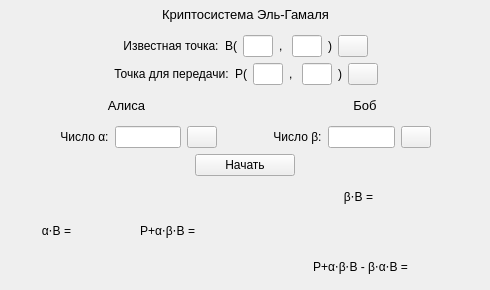
      <widget class="QWidget" name="page_5">
       <widget class="QWidget" name="verticalLayoutWidget_4">
        <property name="geometry">
         <rect>
          <x>10</x>
          <y>0</y>
          <width>471</width>
          <height>281</height>
         </rect>
        </property>
        <layout class="QVBoxLayout" name="verticalLayout_5">
         <property name="spacing">
          <number>6</number>
         </property>
         <item>
          <widget class="QLabel" name="label_56">
           <property name="font">
            <font>
             <pointsize>10</pointsize>
            </font>
           </property>
           <property name="text">
            <string>Криптосистема Эль-Гамаля</string>
           </property>
           <property name="alignment">
            <set>Qt::AlignCenter</set>
           </property>
          </widget>
         </item>
         <item>
          <layout class="QHBoxLayout" name="horizontalLayout_29">
           <item>
            <spacer name="horizontalSpacer_50">
             <property name="orientation">
              <enum>Qt::Horizontal</enum>
             </property>
             <property name="sizeHint" stdset="0">
              <size>
               <width>40</width>
               <height>20</height>
              </size>
             </property>
            </spacer>
           </item>
           <item>
            <widget class="QLabel" name="label_73">
             <property name="text">
              <string>Известная точка:</string>
             </property>
             <property name="textFormat">
              <enum>Qt::AutoText</enum>
             </property>
             <property name="alignment">
              <set>Qt::AlignCenter</set>
             </property>
            </widget>
           </item>
           <item>
            <widget class="QLabel" name="label_74">
             <property name="text">
              <string>B(</string>
             </property>
             <property name="alignment">
              <set>Qt::AlignRight|Qt::AlignTrailing|Qt::AlignVCenter</set>
             </property>
            </widget>
           </item>
           <item>
            <widget class="QLineEdit" name="xBEGLineEdit">
             <property name="maximumSize">
              <size>
               <width>30</width>
               <height>16777215</height>
              </size>
             </property>
             <property name="alignment">
              <set>Qt::AlignRight|Qt::AlignTrailing|Qt::AlignVCenter</set>
             </property>
            </widget>
           </item>
           <item>
            <widget class="QLabel" name="label_75">
             <property name="text">
              <string>, </string>
             </property>
             <property name="alignment">
              <set>Qt::AlignCenter</set>
             </property>
            </widget>
           </item>
           <item>
            <widget class="QLineEdit" name="yBEGLineEdit">
             <property name="maximumSize">
              <size>
               <width>30</width>
               <height>16777215</height>
              </size>
             </property>
             <property name="alignment">
              <set>Qt::AlignRight|Qt::AlignTrailing|Qt::AlignVCenter</set>
             </property>
            </widget>
           </item>
           <item>
            <widget class="QLabel" name="label_76">
             <property name="text">
              <string>)</string>
             </property>
            </widget>
           </item>
           <item>
            <widget class="QPushButton" name="randomPointBEGButton">
             <property name="maximumSize">
              <size>
               <width>30</width>
               <height>16777215</height>
              </size>
             </property>
             <property name="text">
              <string/>
             </property>
             <property name="icon">
              <iconset>
               <normaloff>play.png</normaloff>play.png</iconset>
             </property>
            </widget>
           </item>
           <item>
            <spacer name="horizontalSpacer_51">
             <property name="orientation">
              <enum>Qt::Horizontal</enum>
             </property>
             <property name="sizeHint" stdset="0">
              <size>
               <width>40</width>
               <height>20</height>
              </size>
             </property>
            </spacer>
           </item>
          </layout>
         </item>
         <item>
          <layout class="QHBoxLayout" name="horizontalLayout_21">
           <item>
            <spacer name="horizontalSpacer_34">
             <property name="orientation">
              <enum>Qt::Horizontal</enum>
             </property>
             <property name="sizeHint" stdset="0">
              <size>
               <width>40</width>
               <height>20</height>
              </size>
             </property>
            </spacer>
           </item>
           <item>
            <widget class="QLabel" name="label_58">
             <property name="text">
              <string>Точка для передачи:</string>
             </property>
             <property name="textFormat">
              <enum>Qt::AutoText</enum>
             </property>
             <property name="alignment">
              <set>Qt::AlignCenter</set>
             </property>
            </widget>
           </item>
           <item>
            <widget class="QLabel" name="label_59">
             <property name="text">
              <string>P(</string>
             </property>
             <property name="alignment">
              <set>Qt::AlignRight|Qt::AlignTrailing|Qt::AlignVCenter</set>
             </property>
            </widget>
           </item>
           <item>
            <widget class="QLineEdit" name="xPEGLineEdit">
             <property name="maximumSize">
              <size>
               <width>30</width>
               <height>16777215</height>
              </size>
             </property>
             <property name="alignment">
              <set>Qt::AlignRight|Qt::AlignTrailing|Qt::AlignVCenter</set>
             </property>
            </widget>
           </item>
           <item>
            <widget class="QLabel" name="label_60">
             <property name="text">
              <string>, </string>
             </property>
             <property name="alignment">
              <set>Qt::AlignCenter</set>
             </property>
            </widget>
           </item>
           <item>
            <widget class="QLineEdit" name="yPEGLineEdit">
             <property name="maximumSize">
              <size>
               <width>30</width>
               <height>16777215</height>
              </size>
             </property>
             <property name="alignment">
              <set>Qt::AlignRight|Qt::AlignTrailing|Qt::AlignVCenter</set>
             </property>
            </widget>
           </item>
           <item>
            <widget class="QLabel" name="label_61">
             <property name="text">
              <string>)</string>
             </property>
            </widget>
           </item>
           <item>
            <widget class="QPushButton" name="randomPointPEGButton">
             <property name="maximumSize">
              <size>
               <width>30</width>
               <height>16777215</height>
              </size>
             </property>
             <property name="text">
              <string/>
             </property>
             <property name="icon">
              <iconset>
               <normaloff>play.png</normaloff>play.png</iconset>
             </property>
            </widget>
           </item>
           <item>
            <spacer name="horizontalSpacer_35">
             <property name="orientation">
              <enum>Qt::Horizontal</enum>
             </property>
             <property name="sizeHint" stdset="0">
              <size>
               <width>40</width>
               <height>20</height>
              </size>
             </property>
            </spacer>
           </item>
          </layout>
         </item>
         <item>
          <layout class="QHBoxLayout" name="horizontalLayout_22">
           <item>
            <widget class="QLabel" name="label_62">
             <property name="font">
              <font>
               <pointsize>10</pointsize>
              </font>
             </property>
             <property name="text">
              <string>Алиса</string>
             </property>
             <property name="alignment">
              <set>Qt::AlignCenter</set>
             </property>
            </widget>
           </item>
           <item>
            <widget class="QLabel" name="label_63">
             <property name="font">
              <font>
               <pointsize>10</pointsize>
              </font>
             </property>
             <property name="text">
              <string>Боб</string>
             </property>
             <property name="alignment">
              <set>Qt::AlignCenter</set>
             </property>
            </widget>
           </item>
          </layout>
         </item>
         <item>
          <layout class="QHBoxLayout" name="horizontalLayout_23">
           <item>
            <spacer name="horizontalSpacer_36">
             <property name="orientation">
              <enum>Qt::Horizontal</enum>
             </property>
             <property name="sizeType">
              <enum>QSizePolicy::Fixed</enum>
             </property>
             <property name="sizeHint" stdset="0">
              <size>
               <width>50</width>
               <height>20</height>
              </size>
             </property>
            </spacer>
           </item>
           <item>
            <widget class="QLabel" name="label_64">
             <property name="text">
              <string>Число α:</string>
             </property>
             <property name="alignment">
              <set>Qt::AlignCenter</set>
             </property>
            </widget>
           </item>
           <item>
            <widget class="QLineEdit" name="valueAEGLineEdit">
             <property name="alignment">
              <set>Qt::AlignCenter</set>
             </property>
            </widget>
           </item>
           <item>
            <widget class="QPushButton" name="randomValueAEGButton">
             <property name="maximumSize">
              <size>
               <width>30</width>
               <height>16777215</height>
              </size>
             </property>
             <property name="text">
              <string/>
             </property>
             <property name="icon">
              <iconset>
               <normaloff>play.png</normaloff>play.png</iconset>
             </property>
            </widget>
           </item>
           <item>
            <spacer name="horizontalSpacer_37">
             <property name="orientation">
              <enum>Qt::Horizontal</enum>
             </property>
             <property name="sizeType">
              <enum>QSizePolicy::MinimumExpanding</enum>
             </property>
             <property name="sizeHint" stdset="0">
              <size>
               <width>50</width>
               <height>20</height>
              </size>
             </property>
            </spacer>
           </item>
           <item>
            <widget class="QLabel" name="label_65">
             <property name="text">
              <string>Число β:</string>
             </property>
             <property name="alignment">
              <set>Qt::AlignCenter</set>
             </property>
            </widget>
           </item>
           <item>
            <widget class="QLineEdit" name="valueBEGLineEdit">
             <property name="alignment">
              <set>Qt::AlignCenter</set>
             </property>
            </widget>
           </item>
           <item>
            <widget class="QPushButton" name="randomValueBEGButton">
             <property name="maximumSize">
              <size>
               <width>30</width>
               <height>16777215</height>
              </size>
             </property>
             <property name="text">
              <string/>
             </property>
             <property name="icon">
              <iconset>
               <normaloff>play.png</normaloff>play.png</iconset>
             </property>
            </widget>
           </item>
           <item>
            <spacer name="horizontalSpacer_38">
             <property name="orientation">
              <enum>Qt::Horizontal</enum>
             </property>
             <property name="sizeType">
              <enum>QSizePolicy::Fixed</enum>
             </property>
             <property name="sizeHint" stdset="0">
              <size>
               <width>50</width>
               <height>20</height>
              </size>
             </property>
            </spacer>
           </item>
          </layout>
         </item>
         <item>
          <layout class="QHBoxLayout" name="horizontalLayout_24">
           <item>
            <widget class="QPushButton" name="cryptosystemEGButton">
             <property name="maximumSize">
              <size>
               <width>100</width>
               <height>16777215</height>
              </size>
             </property>
             <property name="text">
              <string>Начать</string>
             </property>
             <property name="autoDefault">
              <bool>true</bool>
             </property>
            </widget>
           </item>
          </layout>
         </item>
         <item>
          <layout class="QHBoxLayout" name="horizontalLayout_25" stretch="6,1,1,0">
           <item>
            <spacer name="horizontalSpacer_39">
             <property name="orientation">
              <enum>Qt::Horizontal</enum>
             </property>
             <property name="sizeType">
              <enum>QSizePolicy::Expanding</enum>
             </property>
             <property name="sizeHint" stdset="0">
              <size>
               <width>50</width>
               <height>20</height>
              </size>
             </property>
            </spacer>
           </item>
           <item>
            <widget class="QLabel" name="label_66">
             <property name="text">
              <string>β⋅B =</string>
             </property>
             <property name="alignment">
              <set>Qt::AlignRight|Qt::AlignTrailing|Qt::AlignVCenter</set>
             </property>
            </widget>
           </item>
           <item>
            <widget class="QLabel" name="resultDMOLabel_3">
             <property name="text">
              <string/>
             </property>
            </widget>
           </item>
           <item>
            <spacer name="horizontalSpacer_41">
             <property name="orientation">
              <enum>Qt::Horizontal</enum>
             </property>
             <property name="sizeType">
              <enum>QSizePolicy::Expanding</enum>
             </property>
             <property name="sizeHint" stdset="0">
              <size>
               <width>50</width>
               <height>20</height>
              </size>
             </property>
            </spacer>
           </item>
          </layout>
         </item>
         <item>
          <layout class="QHBoxLayout" name="horizontalLayout_26" stretch="1,1,0,0,1,0,9">
           <item>
            <spacer name="horizontalSpacer_42">
             <property name="orientation">
              <enum>Qt::Horizontal</enum>
             </property>
             <property name="sizeType">
              <enum>QSizePolicy::Expanding</enum>
             </property>
             <property name="sizeHint" stdset="0">
              <size>
               <width>50</width>
               <height>20</height>
              </size>
             </property>
            </spacer>
           </item>
           <item>
            <widget class="QLabel" name="label_68">
             <property name="text">
              <string>α⋅B =</string>
             </property>
             <property name="alignment">
              <set>Qt::AlignRight|Qt::AlignTrailing|Qt::AlignVCenter</set>
             </property>
            </widget>
           </item>
           <item>
            <widget class="QLabel" name="resultEMOLabel_2">
             <property name="text">
              <string/>
             </property>
            </widget>
           </item>
           <item>
            <spacer name="horizontalSpacer_43">
             <property name="orientation">
              <enum>Qt::Horizontal</enum>
             </property>
             <property name="sizeType">
              <enum>QSizePolicy::Expanding</enum>
             </property>
             <property name="sizeHint" stdset="0">
              <size>
               <width>50</width>
               <height>20</height>
              </size>
             </property>
            </spacer>
           </item>
           <item>
            <widget class="QLabel" name="label_69">
             <property name="text">
              <string>P+α⋅β⋅B =</string>
             </property>
             <property name="alignment">
              <set>Qt::AlignRight|Qt::AlignTrailing|Qt::AlignVCenter</set>
             </property>
            </widget>
           </item>
           <item>
            <widget class="QLabel" name="resultEEMOLabel_2">
             <property name="text">
              <string/>
             </property>
            </widget>
           </item>
           <item>
            <spacer name="horizontalSpacer_44">
             <property name="orientation">
              <enum>Qt::Horizontal</enum>
             </property>
             <property name="sizeType">
              <enum>QSizePolicy::Expanding</enum>
             </property>
             <property name="sizeHint" stdset="0">
              <size>
               <width>50</width>
               <height>20</height>
              </size>
             </property>
            </spacer>
           </item>
          </layout>
         </item>
         <item>
          <layout class="QHBoxLayout" name="horizontalLayout_28" stretch="5,1,0,1">
           <item>
            <spacer name="horizontalSpacer_48">
             <property name="orientation">
              <enum>Qt::Horizontal</enum>
             </property>
             <property name="sizeHint" stdset="0">
              <size>
               <width>40</width>
               <height>20</height>
              </size>
             </property>
            </spacer>
           </item>
           <item>
            <widget class="QLabel" name="label_72">
             <property name="minimumSize">
              <size>
               <width>0</width>
               <height>30</height>
              </size>
             </property>
             <property name="text">
              <string>P+α⋅β⋅B - β⋅α⋅B =</string>
             </property>
             <property name="alignment">
              <set>Qt::AlignCenter</set>
             </property>
            </widget>
           </item>
           <item>
            <widget class="QLabel" name="resultCryptosystemEG">
             <property name="text">
              <string/>
             </property>
             <property name="alignment">
              <set>Qt::AlignCenter</set>
             </property>
            </widget>
           </item>
           <item>
            <spacer name="horizontalSpacer_49">
             <property name="orientation">
              <enum>Qt::Horizontal</enum>
             </property>
             <property name="sizeHint" stdset="0">
              <size>
               <width>40</width>
               <height>20</height>
              </size>
             </property>
            </spacer>
           </item>
          </layout>
         </item>
        </layout>
       </widget>
      </widget>
